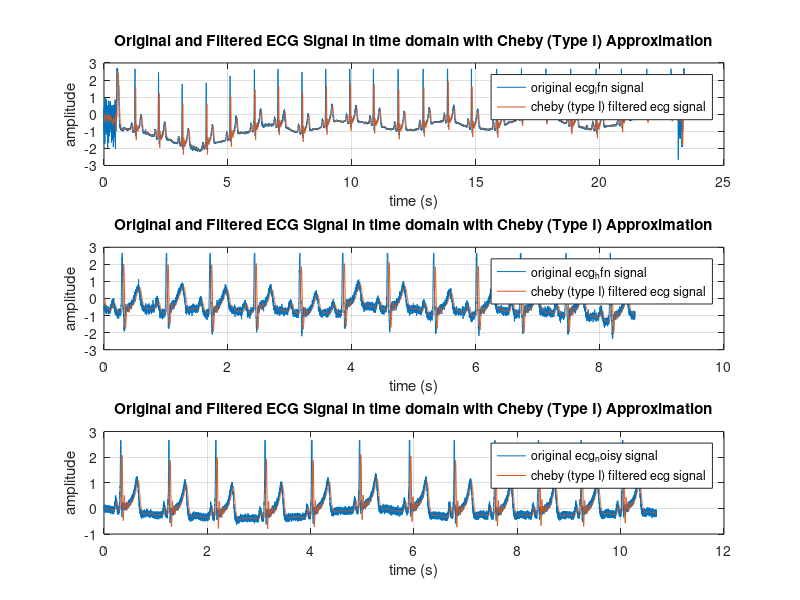
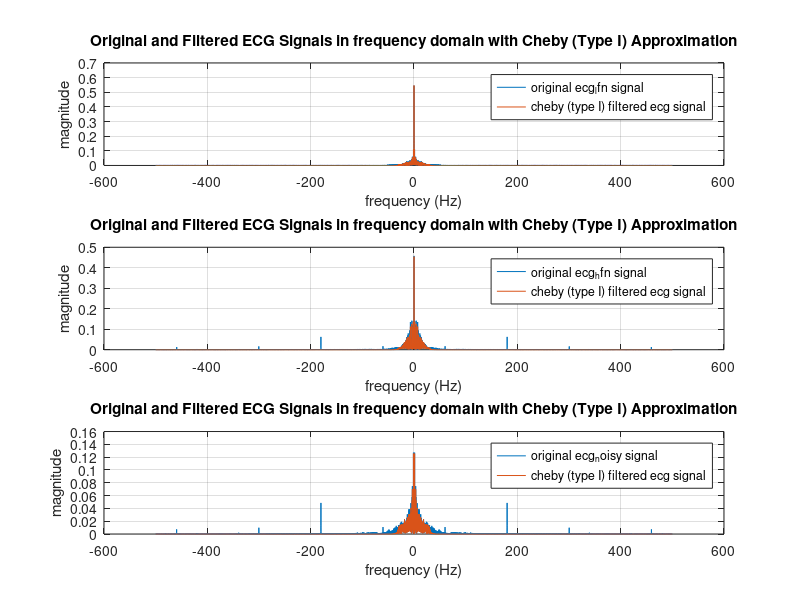
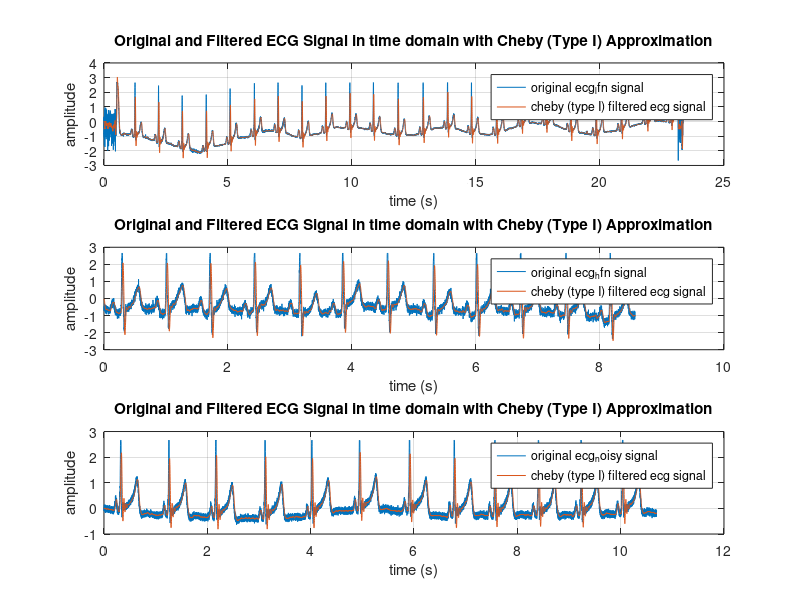
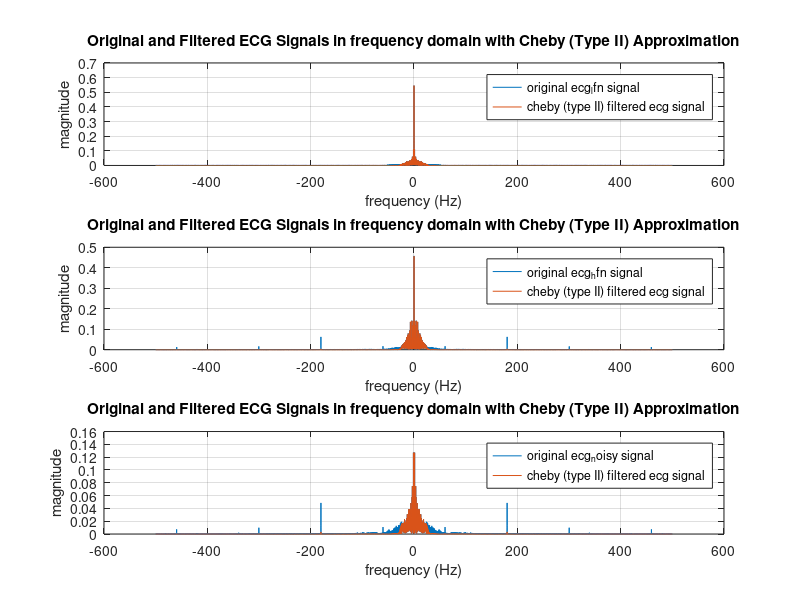

The MATLAB source for these figures, in order:
%% Chebyshev Filter (Type I and Type II)
%%
clc;
clear all;
close all;
%% uploading image
load('ecg_1.mat'); % ecg_lfn is from ecg_1.mat file
load('ecg_2.mat'); % ecg_hfn is from ecg_2.mat file
load('ecg_3.mat'); % ecg_noisy is from ecg_3.mat file
%% Chebyshev Type I
%%
Fs = 1000; % sample frequency
fc = 30; % cutoff frequency
filter_order = 5; % choosing filter order
fc_normalized = fc / (Fs/2); % normalized cutoff frequency
pb_ripple = 2; % ripple in passband
[nom_cheby1, denom_cheby1] = cheby1(filter_order, pb_ripple, fc_normalized, 'low'); % designing chebyshev type I filter
ecg_filtered_cheby1 = filter(nom_cheby1, denom_cheby1, ecg_lfn);
ecg_filtered_cheby2 = filter(nom_cheby1, denom_cheby1, ecg_hfn);
ecg_filtered_cheby3 = filter(nom_cheby1, denom_cheby1, ecg_noisy);
%% time domain
N_lfn = length(ecg_lfn);
N_hfn = length(ecg_hfn);
N_noisy = length(ecg_noisy);
Ts = 1/Fs;
t_lfn = 0:Ts:(N_lfn-1)*Ts;
t_hfn = 0:Ts:(N_hfn-1)*Ts;
t_noisy = 0:Ts:(N_noisy-1)*Ts;
figure;
subplot(311)
plot(t_lfn, ecg_lfn);
hold on;
plot(t_lfn, ecg_filtered_cheby1);
grid on;
xlabel("time (s)");
ylabel("amplitude");
title('Original and Filtered ECG Signal in time domain with Cheby (Type I) Approximation');
legend("original ecg_lfn signal","cheby (type I) filtered ecg signal");

subplot(312)
plot(t_hfn, ecg_hfn);
hold on;
plot(t_hfn, ecg_filtered_cheby2);
grid on;
xlabel("time (s)");
ylabel("amplitude");
title('Original and Filtered ECG Signal in time domain with Cheby (Type I) Approximation');
legend("original ecg_hfn signal","cheby (type I) filtered ecg signal");

subplot(313)
plot(t_noisy, ecg_noisy);
hold on;
plot(t_noisy, ecg_filtered_cheby3);
grid on;
xlabel("time (s)");
ylabel("amplitude");
title('Original and Filtered ECG Signal in time domain with Cheby (Type I) Approximation');
legend("original ecg_noisy signal","cheby (type I) filtered ecg signal");

%% frequency domain
ecg_lfn_freq = abs(fftshift(fft(ecg_lfn,N_lfn)))/N_lfn;
ecg_hfn_freq = abs(fftshift(fft(ecg_hfn,N_hfn)))/N_hfn;
ecg_noisy_freq = abs(fftshift(fft(ecg_noisy,N_noisy)))/N_noisy;

ecg_cheby1_filtered_freq1 = abs(fftshift(fft(ecg_filtered_cheby1,N_lfn)))/N_lfn;
f_lfn = linspace(-Fs/2,Fs/2,N_lfn);
ecg_cheby1_filtered_freq2 = abs(fftshift(fft(ecg_filtered_cheby2,N_hfn)))/N_hfn;
f_hfn = linspace(-Fs/2,Fs/2,N_hfn);
ecg_cheby1_filtered_freq3 = abs(fftshift(fft(ecg_filtered_cheby3,N_noisy)))/N_noisy;
f_noisy = linspace(-Fs/2,Fs/2,N_noisy);

figure;
subplot(311)
plot(f_lfn, ecg_lfn_freq);
hold on;
plot(f_lfn, ecg_cheby1_filtered_freq1);
grid on;
xlabel("frequency (Hz)");
ylabel("magnitude");
title('Original and Filtered ECG Signals in frequency domain with Cheby (Type I) Approximation');
legend("original ecg_lfn signal","cheby (type I) filtered ecg signal");

subplot(312)
plot(f_hfn, ecg_hfn_freq);
hold on;
plot(f_hfn, ecg_cheby1_filtered_freq2);
grid on;
xlabel("frequency (Hz)");
ylabel("magnitude");
title('Original and Filtered ECG Signals in frequency domain with Cheby (Type I) Approximation');
legend("original ecg_hfn signal","cheby (type I) filtered ecg signal");

subplot(313)
plot(f_noisy, ecg_noisy_freq);
hold on;
plot(f_noisy, ecg_cheby1_filtered_freq3);
grid on;
xlabel("frequency (Hz)");
ylabel("magnitude");
title('Original and Filtered ECG Signals in frequency domain with Cheby (Type I) Approximation');
legend("original ecg_noisy signal","cheby (type I) filtered ecg signal");
%% Chebyshev Type II
%%
Fs = 1000; % sample frequency
fc = 30; % cutoff frequency
filter_order = 5; % choosing filter order
fc_normalized = fc / (Fs/2); % normalized cutoff frequency
sb_ripple = 20; % ripple in stopband (dB), adjust as needed
% designing chebyshev type II filter
[nom_cheby2, denom_cheby2] = cheby2(filter_order, sb_ripple, fc_normalized, 'low');

% filtering the signals
ecg_filtered_cheby2_1 = filter(nom_cheby2, denom_cheby2, ecg_lfn);
ecg_filtered_cheby2_2 = filter(nom_cheby2, denom_cheby2, ecg_hfn);
ecg_filtered_cheby2_3 = filter(nom_cheby2, denom_cheby2, ecg_noisy);
%% time domain
N_lfn = length(ecg_lfn);
N_hfn = length(ecg_hfn);
N_noisy = length(ecg_noisy);
Ts = 1/Fs;
t_lfn = 0:Ts:(N_lfn-1)*Ts;
t_hfn = 0:Ts:(N_hfn-1)*Ts;
t_noisy = 0:Ts:(N_noisy-1)*Ts;
figure;
subplot(311)
plot(t_lfn, ecg_lfn);
hold on;
plot(t_lfn, ecg_filtered_cheby2_1);
grid on;
xlabel("time (s)");
ylabel("amplitude");
title('Original and Filtered ECG Signal in time domain with Cheby (Type I) Approximation');
legend("original ecg_lfn signal","cheby (type I) filtered ecg signal");

subplot(312)
plot(t_hfn, ecg_hfn);
hold on;
plot(t_hfn, ecg_filtered_cheby2_2);
grid on;
xlabel("time (s)");
ylabel("amplitude");
title('Original and Filtered ECG Signal in time domain with Cheby (Type I) Approximation');
legend("original ecg_hfn signal","cheby (type I) filtered ecg signal");

subplot(313)
plot(t_noisy, ecg_noisy);
hold on;
plot(t_noisy, ecg_filtered_cheby2_3);
grid on;
xlabel("time (s)");
ylabel("amplitude");
title('Original and Filtered ECG Signal in time domain with Cheby (Type I) Approximation');
legend("original ecg_noisy signal","cheby (type I) filtered ecg signal");
%% frequency domain
ecg_lfn_freq = abs(fftshift(fft(ecg_lfn,N_lfn)))/N_lfn;
ecg_hfn_freq = abs(fftshift(fft(ecg_hfn,N_hfn)))/N_hfn;
ecg_noisy_freq = abs(fftshift(fft(ecg_noisy,N_noisy)))/N_noisy;

ecg_cheby2_filtered_freq1 = abs(fftshift(fft(ecg_filtered_cheby2_1,N_lfn)))/N_lfn;
f_lfn = linspace(-Fs/2,Fs/2,N_lfn);
ecg_cheby2_filtered_freq2 = abs(fftshift(fft(ecg_filtered_cheby2_2,N_hfn)))/N_hfn;
f_hfn = linspace(-Fs/2,Fs/2,N_hfn);
ecg_cheby2_filtered_freq3 = abs(fftshift(fft(ecg_filtered_cheby2_3,N_noisy)))/N_noisy;
f_noisy = linspace(-Fs/2,Fs/2,N_noisy);

figure;
subplot(311)
plot(f_lfn, ecg_lfn_freq);
hold on;
plot(f_lfn, ecg_cheby2_filtered_freq1);
grid on;
xlabel("frequency (Hz)");
ylabel("magnitude");
title('Original and Filtered ECG Signals in frequency domain with Cheby (Type II) Approximation');
legend("original ecg_lfn signal","cheby (type II) filtered ecg signal");

subplot(312)
plot(f_hfn, ecg_hfn_freq);
hold on;
plot(f_hfn, ecg_cheby2_filtered_freq2);
grid on;
xlabel("frequency (Hz)");
ylabel("magnitude");
title('Original and Filtered ECG Signals in frequency domain with Cheby (Type II) Approximation');
legend("original ecg_hfn signal","cheby (type II) filtered ecg signal");

subplot(313)
plot(f_noisy, ecg_noisy_freq);
hold on;
plot(f_noisy, ecg_cheby2_filtered_freq3);
grid on;
xlabel("frequency (Hz)");
ylabel("magnitude");
title('Original and Filtered ECG Signals in frequency domain with Cheby (Type II) Approximation');
legend("original ecg_noisy signal","cheby (type II) filtered ecg signal");